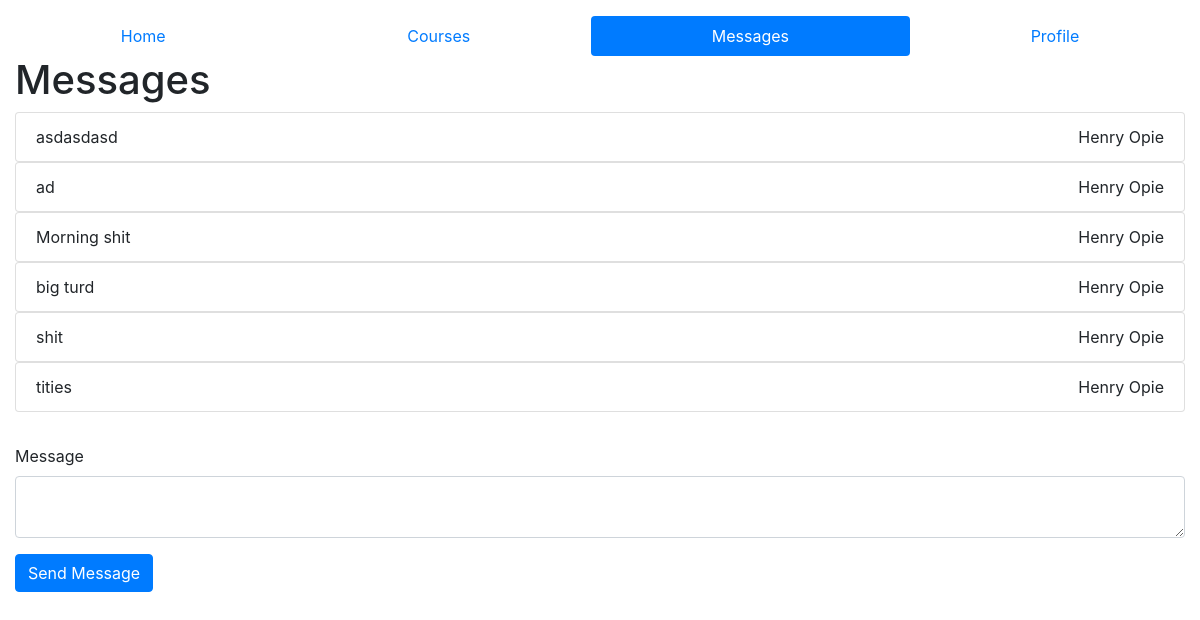
Page /ed/messages/1 (signed in) on the committed database.
### ed/models.py (models this page shows)
class Message(models.Model):
    sender = models.ForeignKey(Profile, on_delete=models.CASCADE, null=True)
    body = models.TextField()

class Profile(models.Model):
    user = models.OneToOneField(User, on_delete=models.CASCADE, related_name='+', default=1)
    FirstName = models.CharField(max_length=50,default='firstname')
    LastName = models.CharField(max_length=50,default='lastname')

### ed/views.py (the view, shortened to what this page needs)
# urls.py: path('messages/<int:id>', views.message, name="message"),
def message(request,id):
    profile = Profile.objects.get(user=request.user)
    otherID = Profile.objects.get(id=id)
    chat = Group.objects.filter(members=profile.id)
    memberships1 = ChatMembership.objects.filter(person=profile.id)
    memberships2 = ChatMembership.objects.filter(person=id)
    groups1 = memberships1.values_list('group', flat=True)
    groups2 = memberships2.values_list('group', flat=True)
    group = list(set(groups1).intersection(groups2))
    print("Group: ", group)
    if group:
        group = Group.objects.get(id=group[0])
    if not request.POST:
        messages = group.messages.all()
        msg = Message.objects.filter(id__in=messages)
        context= {
            'id': id,
            'active': 'messages',
            'messages' : msg
        }
        return render(request, 'message.html', context=context)

### templates/message.html (shortened to what this page needs)
{% extends "core.html" %}
{% block content %}
    {% if messages %}
    <h1>Messages</h1>
        {% for message in messages %}
            <ul class="list-group ">
                <li class="list-group-item message">
                    <div class="message-body">
                        {{message.body}}
                    </div>
                    <div class="message-sender">
                        {{message.sender.FirstName}} {{message.sender.LastName}}
                    </div>
                </li>
            </ul>
        {% endfor %}
    {% endif %}
    <form action="/ed/messages/{{id}}" method="post" style="margin-top: 2rem;">
        <div class="form-group">
            <label for="message">Message</label>
            <textarea id="message" name="message" type="text" class="form-control"> </textarea>
        </div>
        <div class="form-group">
            <input type="submit" value="Send Message" style="width: auto" class="btn btn-primary">
        </div>
    </form>
{% endblock %}

### ed/static/styles.css (style rules this page uses)
.message { display: flex; flex-direction: row; }
.message .message-body { flex: 60%; }
.message .message-sender { flex: 40%; text-align: right; }

### rows in the picture
Message: body "asdasdasd", sender.FirstName "Henry", sender.LastName "Opie"
Message: body "ad", sender.FirstName "Henry", sender.LastName "Opie"
Message: body "Morning shit", sender.FirstName "Henry", sender.LastName "Opie"
Message: body "big turd", sender.FirstName "Henry", sender.LastName "Opie"
Message: body "shit", sender.FirstName "Henry", sender.LastName "Opie"
Message: body "tities", sender.FirstName "Henry", sender.LastName "Opie"
